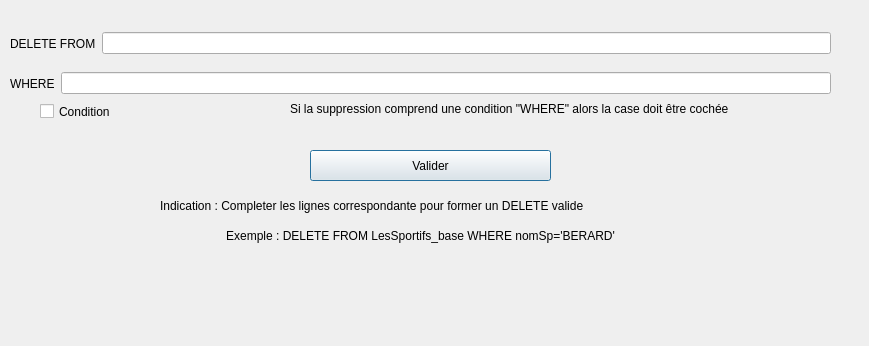
<?xml version="1.0" encoding="UTF-8"?>
<ui version="4.0">
 <class>fct_fournie_delete</class>
 <widget class="QDialog" name="fct_fournie_delete">
  <property name="geometry">
   <rect>
    <x>0</x>
    <y>0</y>
    <width>869</width>
    <height>346</height>
   </rect>
  </property>
  <property name="windowTitle">
   <string>Suppression BD V1</string>
  </property>
  <widget class="QWidget" name="horizontalLayoutWidget">
   <property name="geometry">
    <rect>
     <x>10</x>
     <y>70</y>
     <width>821</width>
     <height>27</height>
    </rect>
   </property>
   <layout class="QHBoxLayout" name="horizontalLayout_where">
    <item>
     <widget class="QLabel" name="label_where">
      <property name="text">
       <string>WHERE</string>
      </property>
     </widget>
    </item>
    <item>
     <widget class="QLineEdit" name="lineEdit_where"/>
    </item>
   </layout>
  </widget>
  <widget class="QPushButton" name="pushButton_Delete">
   <property name="geometry">
    <rect>
     <x>310</x>
     <y>150</y>
     <width>241</width>
     <height>31</height>
    </rect>
   </property>
   <property name="text">
    <string>Valider</string>
   </property>
  </widget>
  <widget class="QLabel" name="label_indication">
   <property name="geometry">
    <rect>
     <x>160</x>
     <y>190</y>
     <width>581</width>
     <height>31</height>
    </rect>
   </property>
   <property name="text">
    <string>Indication : Completer les lignes correspondante pour former un DELETE valide</string>
   </property>
  </widget>
  <widget class="QWidget" name="horizontalLayoutWidget_3">
   <property name="geometry">
    <rect>
     <x>10</x>
     <y>30</y>
     <width>821</width>
     <height>27</height>
    </rect>
   </property>
   <layout class="QHBoxLayout" name="horizontalLayout_delete_from">
    <item>
     <widget class="QLabel" name="label_delete_from">
      <property name="text">
       <string>DELETE FROM</string>
      </property>
     </widget>
    </item>
    <item>
     <widget class="QLineEdit" name="lineEdit_delete_from"/>
    </item>
   </layout>
  </widget>
  <widget class="QLabel" name="label_exemple">
   <property name="geometry">
    <rect>
     <x>20</x>
     <y>220</y>
     <width>801</width>
     <height>31</height>
    </rect>
   </property>
   <property name="text">
    <string>Exemple : DELETE FROM LesSportifs_base WHERE nomSp='BERARD'</string>
   </property>
   <property name="alignment">
    <set>Qt::AlignCenter</set>
   </property>
   <property name="wordWrap">
    <bool>true</bool>
   </property>
  </widget>
  <widget class="QLabel" name="label_fct_delete_info">
   <property name="geometry">
    <rect>
     <x>30</x>
     <y>310</y>
     <width>782</width>
     <height>17</height>
    </rect>
   </property>
   <property name="text">
    <string/>
   </property>
   <property name="alignment">
    <set>Qt::AlignCenter</set>
   </property>
  </widget>
  <widget class="QCheckBox" name="checkBox_condition">
   <property name="geometry">
    <rect>
     <x>40</x>
     <y>100</y>
     <width>92</width>
     <height>23</height>
    </rect>
   </property>
   <property name="text">
    <string>Condition</string>
   </property>
  </widget>
  <widget class="QLabel" name="label_condition">
   <property name="geometry">
    <rect>
     <x>290</x>
     <y>100</y>
     <width>551</width>
     <height>17</height>
    </rect>
   </property>
   <property name="text">
    <string>Si la suppression comprend une condition &quot;WHERE&quot; alors la case doit être cochée</string>
   </property>
  </widget>
  <widget class="QLabel" name="label_fct_delete_query">
   <property name="geometry">
    <rect>
     <x>20</x>
     <y>270</y>
     <width>782</width>
     <height>17</height>
    </rect>
   </property>
   <property name="text">
    <string/>
   </property>
   <property name="alignment">
    <set>Qt::AlignCenter</set>
   </property>
  </widget>
 </widget>
 <resources/>
 <connections>
  <connection>
   <sender>pushButton_Delete</sender>
   <signal>clicked()</signal>
   <receiver>fct_fournie_delete</receiver>
   <slot>refreshResult()</slot>
   <hints>
    <hint type="sourcelabel">
     <x>437</x>
     <y>130</y>
    </hint>
    <hint type="destinationlabel">
     <x>91</x>
     <y>1</y>
    </hint>
   </hints>
  </connection>
 </connections>
 <slots>
  <slot>refreshResult()</slot>
 </slots>
</ui>
